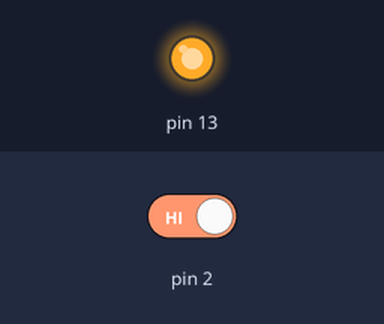
A sketch run on a simulated Arduino Uno, built with avr-gcc and run on an emulated ATmega328P. Parts: output pins drawn as LEDs (lit = HIGH). Inputs (shaded band) come from the test bench; at power-on: pin 2 HIGH.

Above: at 1.2 s.
1.3 s: pin 2 driven LOW
At 2.0 s:
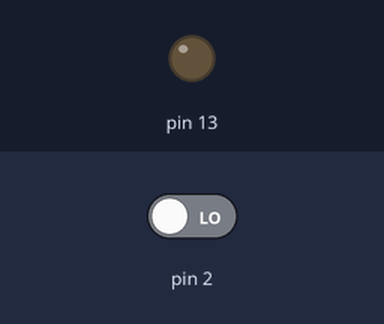
Timing chart, 0 to 4.3 s (numbered marks = the images above; inputs shaded):
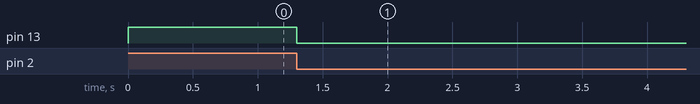

The sketch:

____.ino
```cpp
bool flag = true;

void setup(){
  pinMode(2,INPUT);
  pinMode(13,OUTPUT);
  attachInterrupt(0,func,FALLING);
}

void loop(){
  digitalWrite(13,flag);
}

void func(){
  flag = !flag;
}
```

Measured:
- after the input at 1.3 s, pin 13: HIGH → LOW at once
